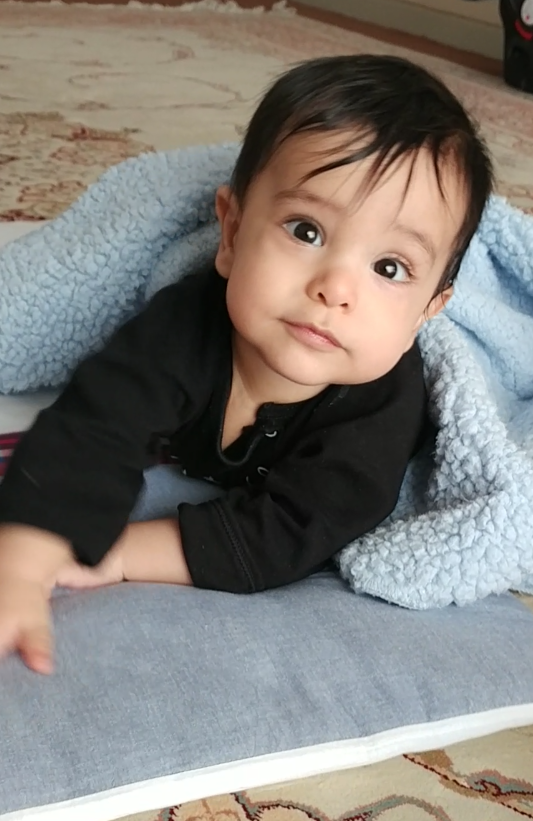
#> input picture Projects_Exercises/PCA_SVD/shayani.png, 1066 x 1642 px (shown at 1/2 size)
$ jupyter execute 'Singular Value Decomposition(SVD).ipynb'   (shell and % lines are left out)
#> lines starting #> are read from the running program, lines starting #| are printed output that depends on the picture
# Singular Value Decomposition (SVD)
by [Zahra Taheri](https://github.com/zata213/Applied_Machine_Learning_S20_Assignments) (3 July 2020)

[cell 1]
#For some basic operations
import numpy as np

#For visualizations
import matplotlib as mpl
import matplotlib.pyplot as plt

%pylab inline
import matplotlib.image as mpimg

from PIL import Image

[cell 2]
def array_im(image):
#> called with image = 'shayani.png'
    pic=Image.open(image)
#> pic is the input picture: PIL image 1066x1642 RGBA; mean R, G, B, A 129.6, 124.9, 119.7, 255
    return np.array(pic)

def part_ch(image):
    array_pic=array_im(image)
    return array_pic[:, :, 0], array_pic[:, :, 1], array_pic[:, :, 2]

def compress_ch(channel, sv_lim):
    U, sigma, V = np.linalg.svd(channel)
    reconst=np.matrix(U[:, :sv_lim]) * np.diag(sigma[:sv_lim]) * np.matrix(V[:sv_lim, :])
    return reconst.astype('uint8')

def compress_im(ch_r,ch_g,ch_b,sv_lim):
    compress_r=compress_ch(ch_r, sv_lim)
    compress_g=compress_ch(ch_g, sv_lim)
    compress_b=compress_ch(ch_b, sv_lim)
    red=Image.fromarray(compress_r)
    green=Image.fromarray(compress_g)
    blue=Image.fromarray(compress_b)
    rgb_im = Image.merge("RGB",(red,green,blue))
    return rgb_im

[cell 3]
red,green,blue=part_ch("shayani.png")
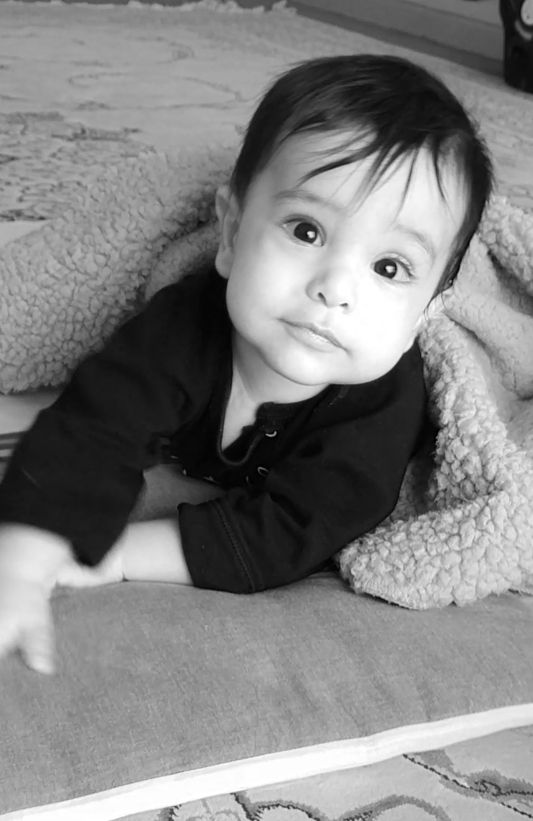
#> red: shape (1642, 1066) (shown at 1/2 size); min 0, max 255, mean 129.6
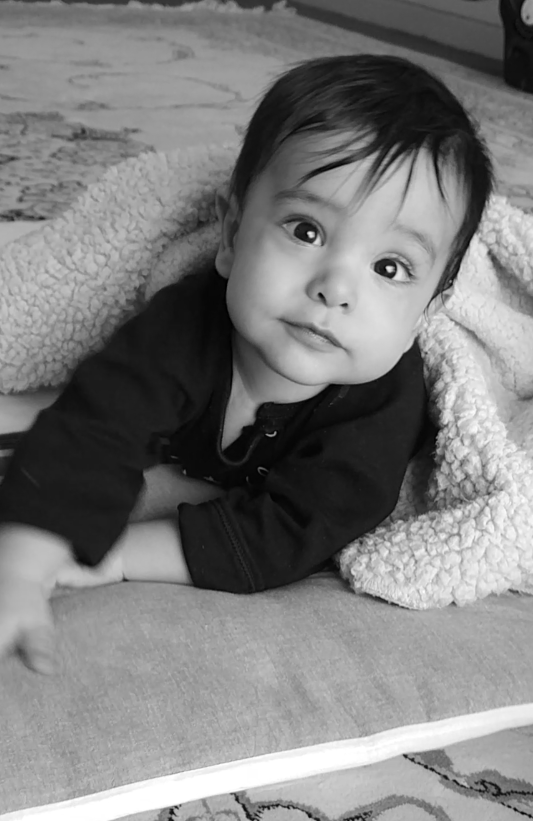
#> green: shape (1642, 1066) (shown at 1/2 size); min 0, max 255, mean 124.9
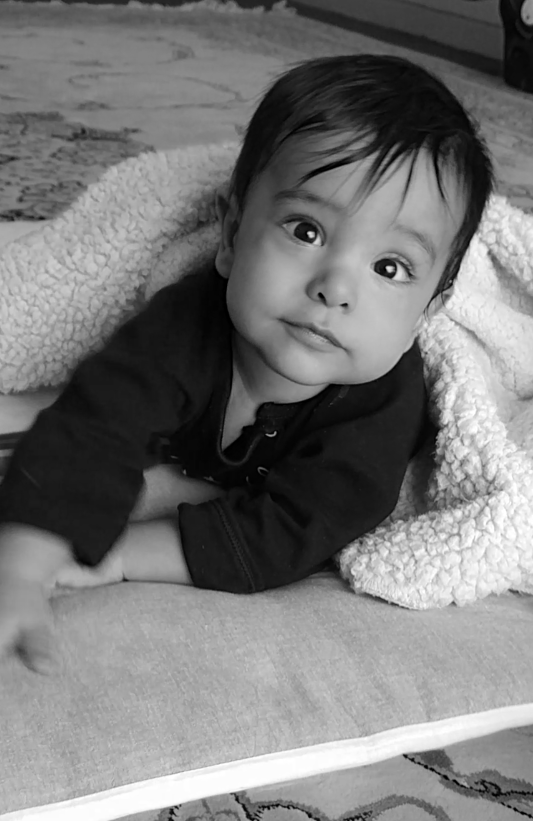
#> blue: shape (1642, 1066) (shown at 1/2 size); min 0, max 255, mean 119.7

for i in range(5, 306, 50):
    img=compress_im(red,green,blue,i)
    imgplot = plt.imshow(img)
    title = "singular value limit = %s" % i
    plt.title(title)
    plt.show()
#> this loop made 7 passes
#> pass 1, in compress_ch, `U, sigma, V = np.linalg.svd(channel)`:
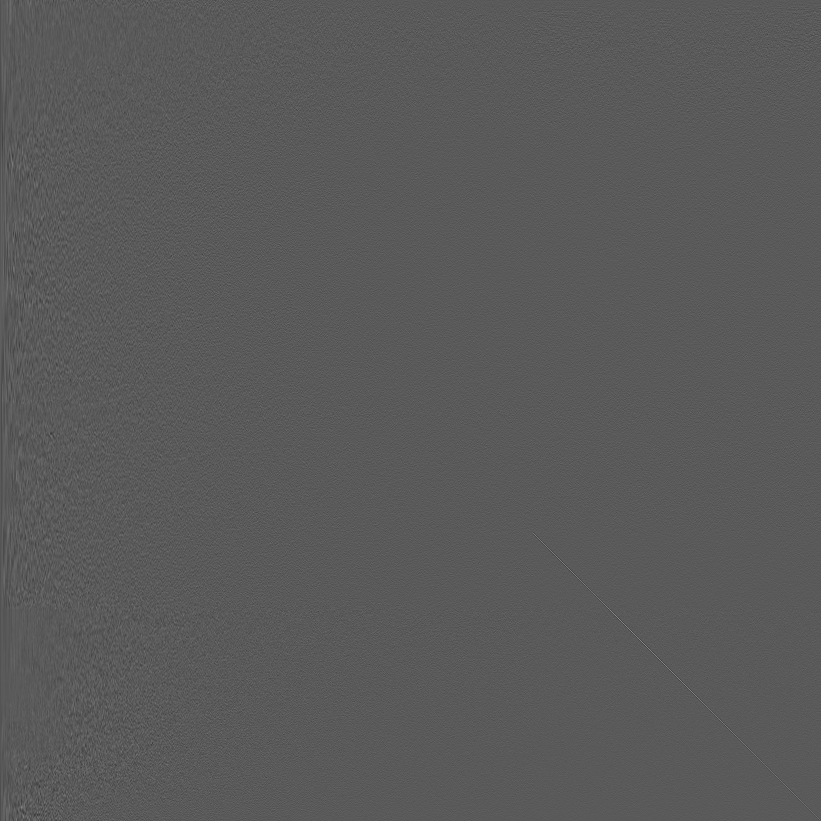
#> U: shape (1642, 1642) float64 (shown at 1/2 size); min -0.245, max 0.448, mean -1.64e-05; drawn with min black and max white
#> pass 1, in compress_ch, `U, sigma, V = np.linalg.svd(channel)`:
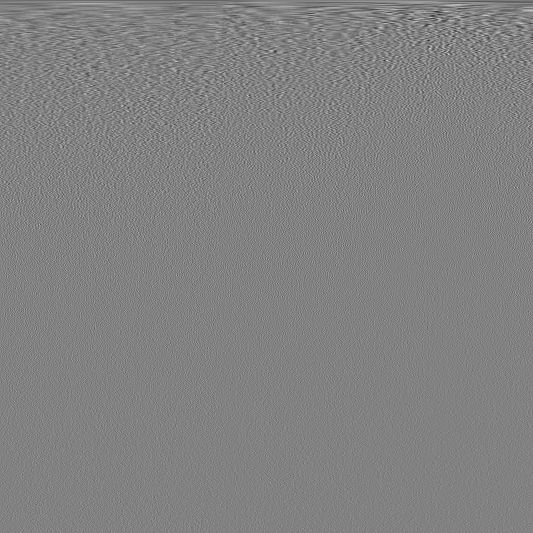
#> V: shape (1066, 1066) float64 (shown at 1/2 size); min -0.164, max 0.158, mean -3.07e-05; drawn with min black and max white
#> pass 1, in compress_ch, `reconst=np.matrix(U[:, :sv_lim]) * np.diag(sigma[:sv_lim]) * np.matrix..`:
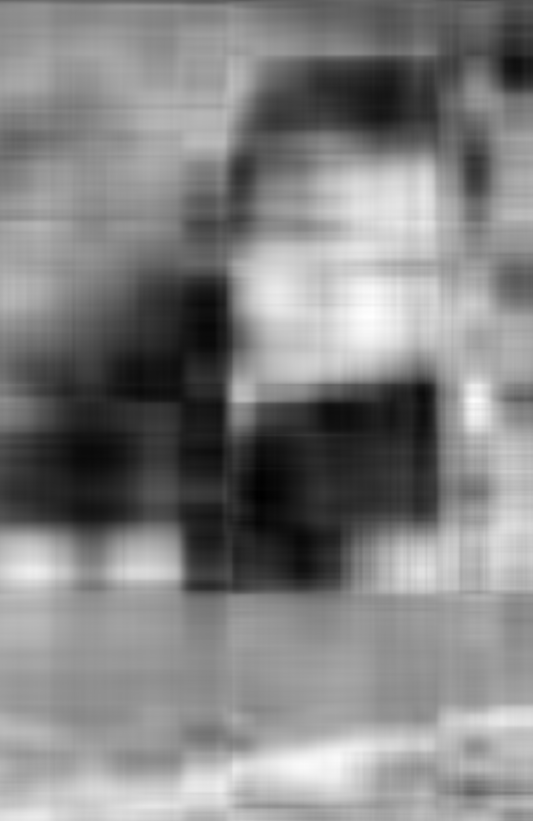
#> reconst: shape (1642, 1066) float64 (shown at 1/2 size); min -15.5, max 267.5, mean 129.6; drawn with min black and max white
#> pass 1, `plt.show()`:
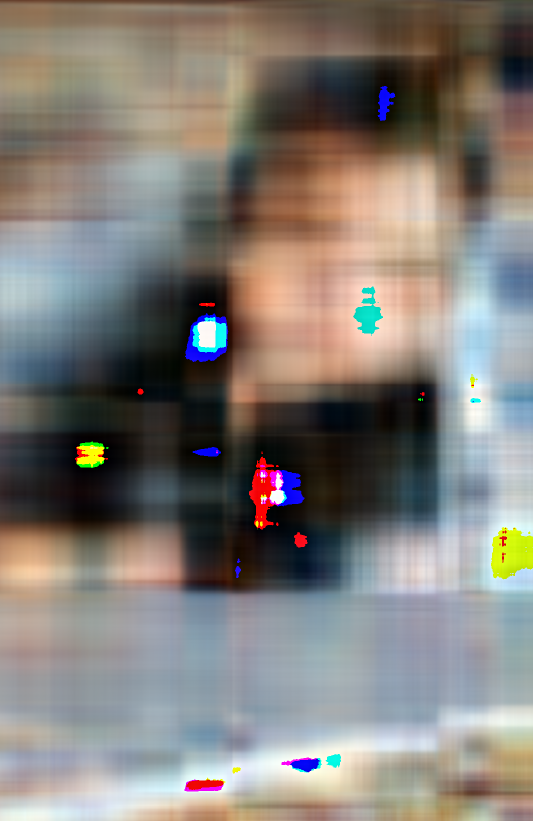
#> shown: shape (1642, 1066, 3) (shown at 1/2 size); mean R, G, B 130, 125.1, 119.9
#> pass 2, `plt.show()`:
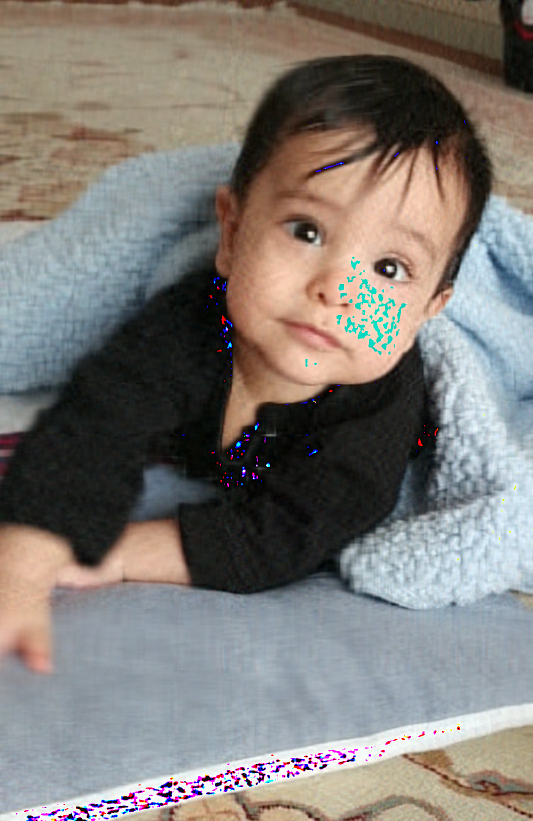
#> shown: shape (1642, 1066, 3) (shown at 1/2 size); mean R, G, B 127.7, 123, 118.8

img=compress_im(red,green,blue,500)
#> in compress_ch (call 23), `U, sigma, V = np.linalg.svd(channel)`:
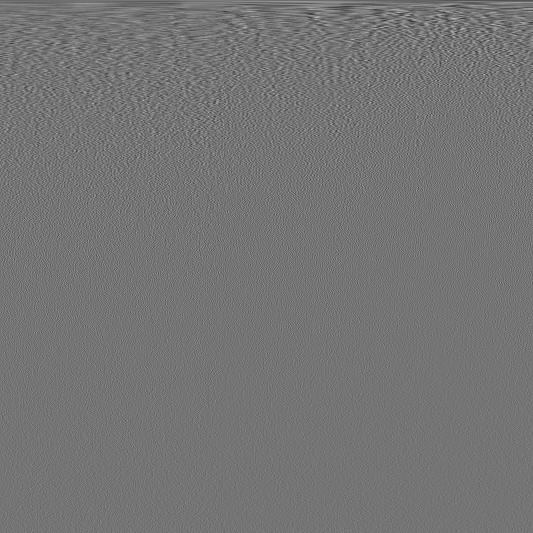
#> V: shape (1066, 1066) float64 (shown at 1/2 size); min -0.156, max 0.184, mean -2.32e-05; drawn with min black and max white
#> in compress_ch (call 23), `U, sigma, V = np.linalg.svd(channel)`: sigma = 1066 values, max 174212.8 at index 0, min 3.34 at index 1065, mean 548.8
#> in compress_ch (call 24), `U, sigma, V = np.linalg.svd(channel)`:
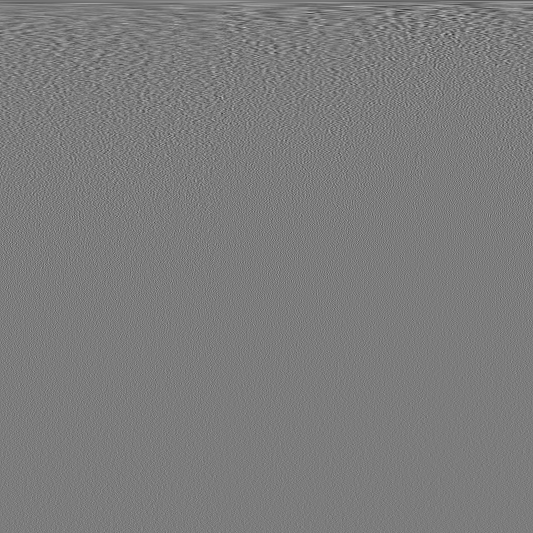
#> V: shape (1066, 1066) float64 (shown at 1/2 size); min -0.167, max 0.174, mean -2.3e-05; drawn with min black and max white
#> in compress_ch (call 24), `U, sigma, V = np.linalg.svd(channel)`: sigma = 1066 values, max 168846.8 at index 0, min 3.51 at index 1065, mean 540.6
imgplot = plt.imshow(img)
title = "singular value limit = 500"
plt.title(title)
plt.show()
